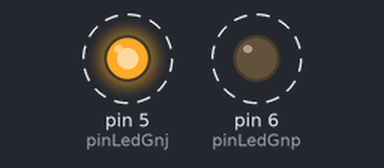
A sketch run on a simulated Arduino Uno, built with avr-gcc and run on an emulated ATmega328P. Parts: output pins drawn as LEDs (lit = HIGH). Dashed ring = blinking.

Above: at 0.5 s.
Timing chart, 0 to 4.6 s (numbered marks = the images above):
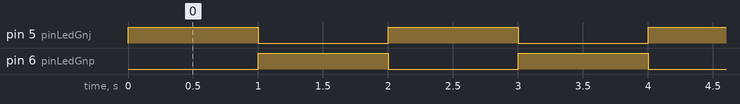

The sketch:

function.ino
```cpp
const int pinLedGnj = 5;
const int pinLedGnp = 6;
int i;

void setup() {
  Serial.begin(9600);
  pinMode(pinLedGnj, OUTPUT);
  pinMode(pinLedGnp, OUTPUT);
}

void loop() {
  for(i=1; i<=2; i++){
    if(i==1){
      ganjil(pinLedGnj, pinLedGnp, 1000);
      } else {
      genap(pinLedGnp, pinLedGnj, 1000);
      }
  }
}

void ganjil(int pinLedGnj, int pinLedGnp, int cooldown){
  digitalWrite(pinLedGnj, HIGH);
  digitalWrite(pinLedGnp, LOW);
  delay(cooldown);
}

void genap(int pinLedGnp, int pinLedGnj, int cooldown){
  digitalWrite(pinLedGnp, HIGH);
  digitalWrite(pinLedGnj, LOW);
  delay(cooldown);
}
```

Measured:
- by itself, pin 5 (pinLedGnj), pin 6 (pinLedGnp): alternates HIGH for 1.0 s and LOW for 1.0 s
